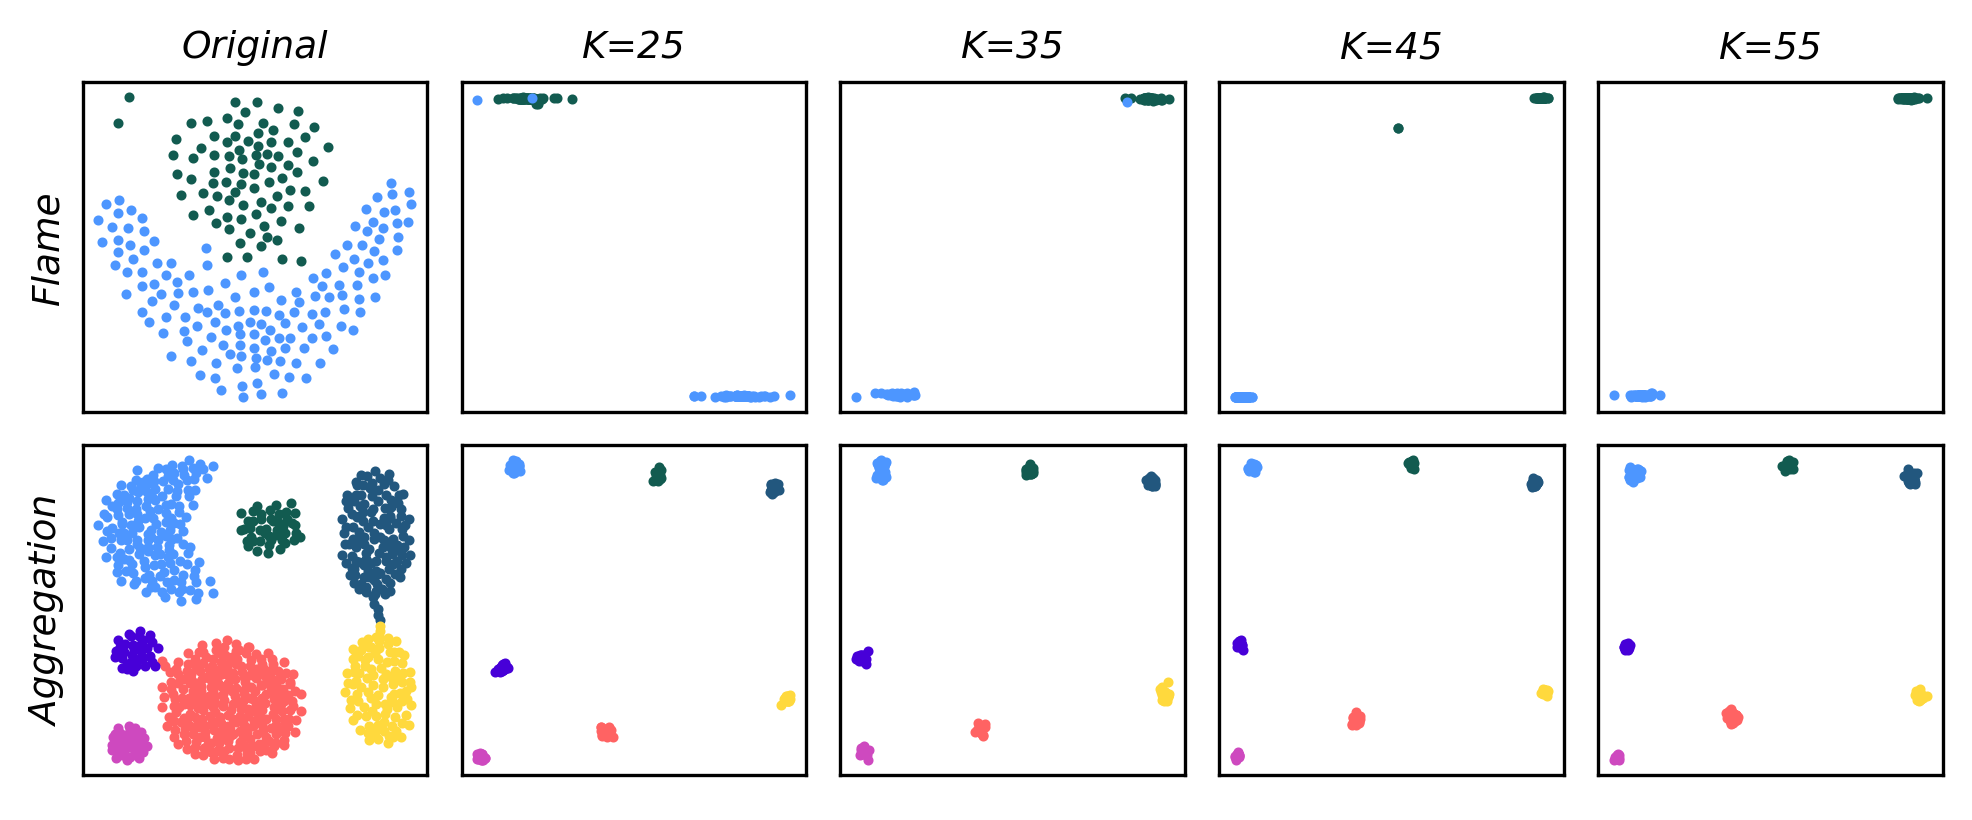

Write the Python code that produced this figure.
import numpy as np
import scipy.spatial.distance as dis
from sklearn import decomposition as dec
import matplotlib.pyplot as plt
import matplotlib.patches as pat
global num
num = 0

def TGP(data, k, threshold):
    global num
    pointNum = data.shape[0]
    probality = np.zeros([int(pointNum / 10), 2])
    distance = dis.pdist(data)
    distance_matrix = -dis.squareform(distance) + np.max(distance)
    distance_sort = -np.sort(-distance_matrix, axis=1)

    pointWeight = np.mean(distance_sort[:, 1:k + 1], axis=1)
    dc = (max(pointWeight) - min(pointWeight)) * 10 / pointNum
    for i in range(probality.shape[0]):
        location = min(pointWeight) + dc * i
        probality[i, 0] = location
    for i in range(pointNum):
        j = (int)((pointWeight[i] - min(pointWeight)) / dc)
        if j < int(pointNum / 10):
            probality[j, 1] += 1
    probality[:, 1] = probality[:, 1] / pointNum
    #plt.figure(num)
    #num += 1
    #plt.plot(probality[:, 0], probality[:, 1])
    #plt.axvline(x=threshold, c="r", ls="--", lw=1.5)
    #plt.title('Decision graph', fontstyle='italic', size=20)
    #plt.xlabel('wight', fontsize=20)
    #plt.ylabel('probability', fontsize=20)
    #plt.show()
    return distance_sort

def prune(data, knn, threshold, distanceTGP):
    pointNum = data.shape[0]
    distance = dis.pdist(data)
    distance_matrix = dis.squareform(distance)
    disIndex = np.argsort(distance_matrix, axis=1)
    distance_sort = np.sort(distance_matrix, axis=1)
    area = np.mean(distance_sort[:, round(pointNum * 0.015)])
    density = np.zeros(pointNum)
    for i in range(pointNum):
        num = 1
        while (distance_sort[i, num] < area):
            num += 1
        density[i] = num
    densityThreshold = np.mean(density)
    for i in range(pointNum):
        if density[i] < densityThreshold:
            for j in range(knn + 1):  # 第j个邻居
             # 后续迭代中，用此次迭代的邻居信息
                if distanceTGP[i, j] < threshold:
                    disIndex[i][j] = -1  # 消除引力
    return disIndex

def shrink(data, knn, T, disIndex):
    bata = data.copy()
    pointNum = data.shape[0]
    distance = dis.pdist(data)
    distance_matrix = dis.squareform(distance)
    distance_sort = np.sort(distance_matrix, axis=1)
    area = np.mean(distance_sort[:, round(pointNum * 0.015)])
    density = np.zeros(pointNum)

    # 计算密度
    for i in range(pointNum):
        num = 1
        while (distance_sort[i, num] < area):
            num += 1
        density[i] = num
    densityThreshold = np.mean(density)
    G = np.mean(distance_sort[:, 1])

    # print("G  ",G)

    for i in range(pointNum):
        if density[i] < densityThreshold:
            displacement = np.zeros(data.shape[1], dtype=np.float32)
            for j in range(knn + 1):  # 第j个邻居
                if (data[disIndex[i][j]] == data[i]).all():
                    continue
                else:
                    if disIndex[i][j] != -1:
                        ff = (data[disIndex[i][j]] - data[i])
                        fff = (distance_sort[i, 1] / (
                                    distance_matrix[i, disIndex[i, j]] * distance_matrix[i, disIndex[i, j]]))
                        displacement += G * ff * fff
            bata[i] = data[i] + displacement * T
    return bata



color = ['#125B50', '#4D96FF', '#FFD93D', '#FF6363', '#CE49BF', '#22577E', '#4700D8', '#F900DF', '#95CD41',
             '#FF5F00', '#40DFEF', '#8E3200', '#001E6C', '#C36A2D', '#B91646']  # 正常数据集
lineform = ['o']  # 噪声数据集、无需颜色代表类别的数据集

data1 = np.loadtxt('flame.txt', dtype=np.float32)
data2 = np.loadtxt('Aggregation.txt', dtype=np.float32)
label1 = data1[:, -1]
label2 = data2[:, -1]
data1 = data1[:, :-1]
data2 = data2[:, :-1]

for j in range(data1.shape[1]):
    max_ = max(data1[:, j])
    min_ = min(data1[:, j])
    if max_ == min_:
        continue
    for i in range(data1.shape[0]):
        data1[i][j] = (data1[i][j] - min_) / (max_ - min_)

for j in range(data2.shape[1]):
    max_ = max(data2[:, j])
    min_ = min(data2[:, j])
    if max_ == min_:
        continue
    for i in range(data2.shape[0]):
        data2[i][j] = (data2[i][j] - min_) / (max_ - min_)

size = 20
size1 = 32


plt.figure(1)
plt.figure(figsize=(31, 10))
plt.subplots_adjust(wspace=0.1, hspace =0.1)

ax = plt.subplot(251)
for i in range(1, 3):
    Together = []
    flag = 0
    for j in range(data1.shape[0]):
        if label1[j] == i:
            flag += 1
            Together.append(data1[j])
    Together = np.array(Together)
    Together = Together.reshape(-1, data1.shape[1])  # 在不区分类时，整理矩阵形状
    colorNum = i - 1  # 正常数据集
    formNum = 0  # 无需形状代表类别的数据集
    plt.scatter(Together[:, 0], Together[:, 1], size, color[colorNum], lineform[formNum])
plt.xticks([])
plt.yticks([])
ax.set_ylabel('Flame',fontdict={'style':'italic','weight':'light','size':size1})
ax.set_title('Original', fontstyle='italic', size=size1)

ax = plt.subplot(256)
for i in [1, 2, 4, 5, 6, 7, 3]:
    Together = []
    flag = 0
    for j in range(data2.shape[0]):
        if label2[j] == i:
            flag += 1
            Together.append(data2[j])
    Together = np.array(Together)
    Together = Together.reshape(-1, data2.shape[1])  # 在不区分类时，整理矩阵形状
    colorNum = i - 1  # 正常数据集
    formNum = 0  # 无需形状代表类别的数据集
    plt.scatter(Together[:, 0], Together[:, 1], size, color[colorNum], lineform[formNum])
plt.xticks([])
plt.yticks([])
ax.set_ylabel('Aggregation',fontdict={'style':'italic','weight':'light','size':size1})



distanceTGP1 = TGP(data1, 5, 0)
distanceTGP2 = TGP(data2, 5, 0)

disIndex1 = prune(data1, 25, 0.7936, distanceTGP1)
disIndex2 = prune(data1, 35, 0.7674, distanceTGP1)
disIndex3 = prune(data1, 45, 0.7456, distanceTGP1)
disIndex4 = prune(data1, 55, 0.7264, distanceTGP1)
disIndex5 = prune(data2, 25, 1.2008, distanceTGP2)
disIndex6 = prune(data2, 35, 1.1822, distanceTGP2)
disIndex7 = prune(data2, 45, 1.18369, distanceTGP2)
disIndex8 = prune(data2, 55, 1.17318, distanceTGP2)

bata2 = data2.copy()
bata1 = data1.copy()
for i in range(64):
    b = shrink(bata1, 25, 2.5, disIndex1)
    bata1 = b
ax=plt.subplot(252)
for i in range(1, 3):
    Together = []
    flag = 0
    for j in range(data1.shape[0]):
        if label1[j] == i:
            flag += 1
            Together.append(bata1[j])
    Together = np.array(Together)
    Together = Together.reshape(-1, data1.shape[1])  # 在不区分类时，整理矩阵形状
    colorNum = i - 1  # 正常数据集
    formNum = 0  # 无需形状代表类别的数据集
    plt.scatter(Together[:, 0], Together[:, 1], size, color[colorNum], lineform[formNum])
plt.xticks([])
plt.yticks([])
ax.set_title('K=25', fontstyle='italic', size=size1)

bata1 = data1.copy()
for i in range(51):
    b = shrink(bata1, 35, 1.7, disIndex2)
    bata1 = b
ax=plt.subplot(253)
for i in range(1, 3):
    Together = []
    flag = 0
    for j in range(data1.shape[0]):
        if label1[j] == i:
            flag += 1
            Together.append(bata1[j])
    Together = np.array(Together)
    Together = Together.reshape(-1, data1.shape[1])  # 在不区分类时，整理矩阵形状
    colorNum = i - 1  # 正常数据集
    formNum = 0  # 无需形状代表类别的数据集
    plt.scatter(Together[:, 0], Together[:, 1], size, color[colorNum], lineform[formNum])
plt.xticks([])
plt.yticks([])
ax.set_title('K=35', fontstyle='italic', size=size1)

bata1 = data1.copy()
for i in range(55):
    b = shrink(bata1, 45, 1.35, disIndex3)
    bata1 = b
ax=plt.subplot(254)
for i in range(1, 3):
    Together = []
    flag = 0
    for j in range(data1.shape[0]):
        if label1[j] == i:
            flag += 1
            Together.append(bata1[j])
    Together = np.array(Together)
    Together = Together.reshape(-1, data1.shape[1])  # 在不区分类时，整理矩阵形状
    colorNum = i - 1  # 正常数据集
    formNum = 0  # 无需形状代表类别的数据集
    plt.scatter(Together[:, 0], Together[:, 1], size, color[colorNum], lineform[formNum])
plt.xticks([])
plt.yticks([])
ax.set_title('K=45', fontstyle='italic', size=size1)

bata1 = data1.copy()
for i in range(60):
    b = shrink(bata1, 55, 1.1, disIndex4)
    bata1 = b
ax=plt.subplot(255)
for i in range(1, 3):
    Together = []
    flag = 0
    for j in range(data1.shape[0]):
        if label1[j] == i:
            flag += 1
            Together.append(bata1[j])
    Together = np.array(Together)
    Together = Together.reshape(-1, data1.shape[1])  # 在不区分类时，整理矩阵形状
    colorNum = i - 1  # 正常数据集
    formNum = 0  # 无需形状代表类别的数据集
    plt.scatter(Together[:, 0], Together[:, 1], size, color[colorNum], lineform[formNum])
plt.xticks([])
plt.yticks([])
ax.set_title('K=55', fontstyle='italic', size=size1)


bata2 = data2.copy()
for i in range(35):
    b = shrink(bata2, 25, 2.5, disIndex5)
    bata2 = b
ax=plt.subplot(257)
for i in [1, 2, 4, 5, 6, 7, 3]:
    Together = []
    flag = 0
    for j in range(data2.shape[0]):
        if label2[j] == i:
            flag += 1
            Together.append(bata2[j])
    Together = np.array(Together)
    Together = Together.reshape(-1, data2.shape[1])  # 在不区分类时，整理矩阵形状
    colorNum = i - 1  # 正常数据集
    formNum = 0  # 无需形状代表类别的数据集
    plt.scatter(Together[:, 0], Together[:, 1], size, color[colorNum], lineform[formNum])
plt.xticks([])
plt.yticks([])

bata2 = data2.copy()
for i in range(29):
    b = shrink(bata2, 35, 1.8, disIndex6)
    bata2 = b
ax=plt.subplot(258)
for i in [1, 2, 4, 5, 6, 7, 3]:
    Together = []
    flag = 0
    for j in range(data2.shape[0]):
        if label2[j] == i:
            flag += 1
            Together.append(bata2[j])
    Together = np.array(Together)
    Together = Together.reshape(-1, data2.shape[1])  # 在不区分类时，整理矩阵形状
    colorNum = i - 1  # 正常数据集
    formNum = 0  # 无需形状代表类别的数据集
    plt.scatter(Together[:, 0], Together[:, 1], size, color[colorNum], lineform[formNum])
plt.xticks([])
plt.yticks([])

bata2 = data2.copy()
for i in range(65):
    b = shrink(bata2, 45, 1.5, disIndex7)
    bata2 = b
ax=plt.subplot(259)
for i in [1, 2, 4, 5, 6, 7, 3]:
    Together = []
    flag = 0
    for j in range(data2.shape[0]):
        if label2[j] == i:
            flag += 1
            Together.append(bata2[j])
    Together = np.array(Together)
    Together = Together.reshape(-1, data2.shape[1])  # 在不区分类时，整理矩阵形状
    colorNum = i - 1  # 正常数据集
    formNum = 0  # 无需形状代表类别的数据集
    plt.scatter(Together[:, 0], Together[:, 1], size, color[colorNum], lineform[formNum])
plt.xticks([])
plt.yticks([])

bata2 = data2.copy()
for i in range(65):
    b = shrink(bata2, 55, 1.3, disIndex8)
    bata2 = b
ax=plt.subplot(2,5,10)
for i in [1, 2, 4, 5, 6, 7, 3]:
    Together = []
    flag = 0
    for j in range(data2.shape[0]):
        if label2[j] == i:
            flag += 1
            Together.append(bata2[j])
    Together = np.array(Together)
    Together = Together.reshape(-1, data2.shape[1])  # 在不区分类时，整理矩阵形状
    colorNum = i - 1  # 正常数据集
    formNum = 0  # 无需形状代表类别的数据集
    plt.scatter(Together[:, 0], Together[:, 1], size, color[colorNum], lineform[formNum])
plt.xticks([])
plt.yticks([])

plt.savefig('k_robust.png',dpi=300,bbox_inches='tight')
plt.show()
